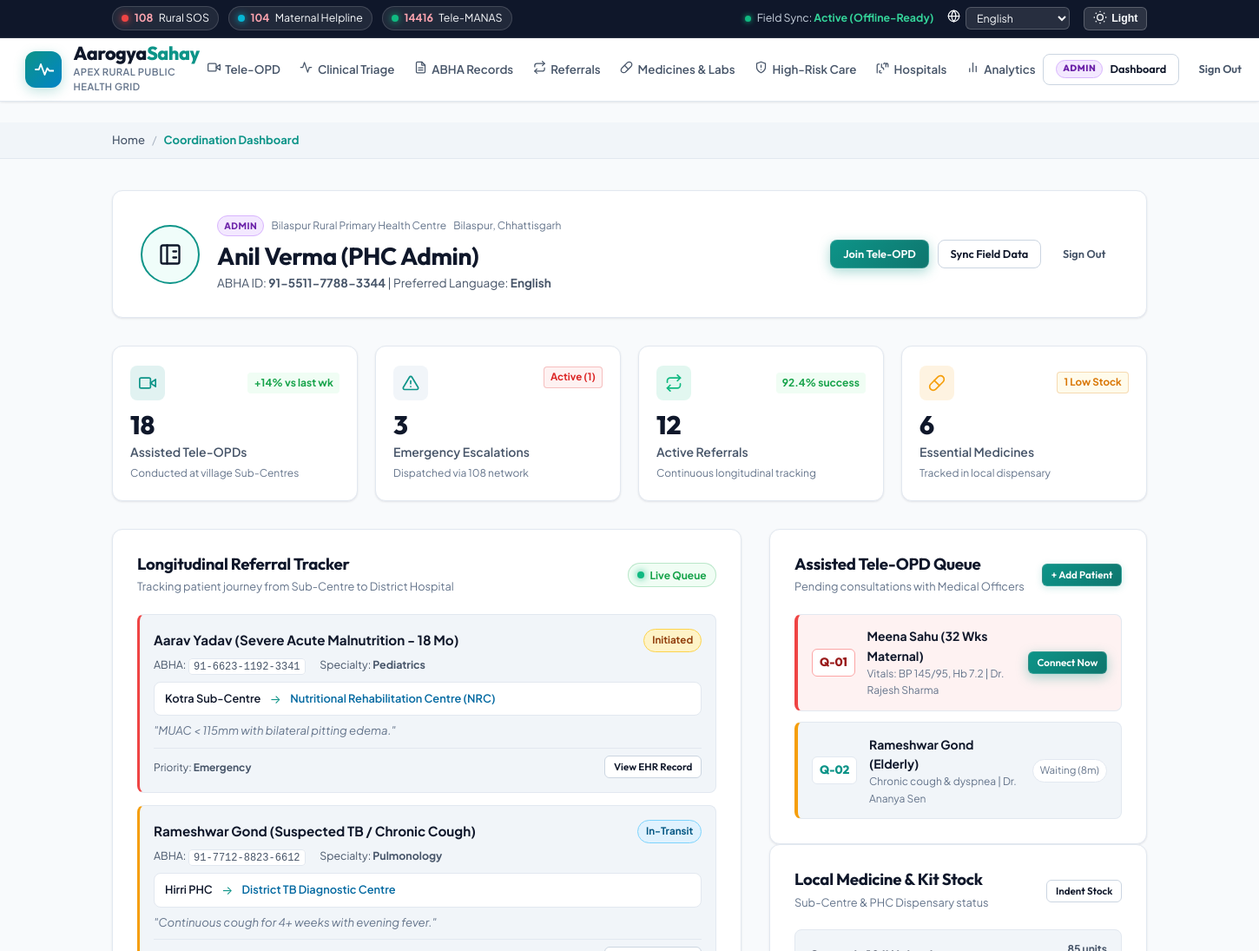
Before: /dashboard (signed in, upper part) with the older database file.
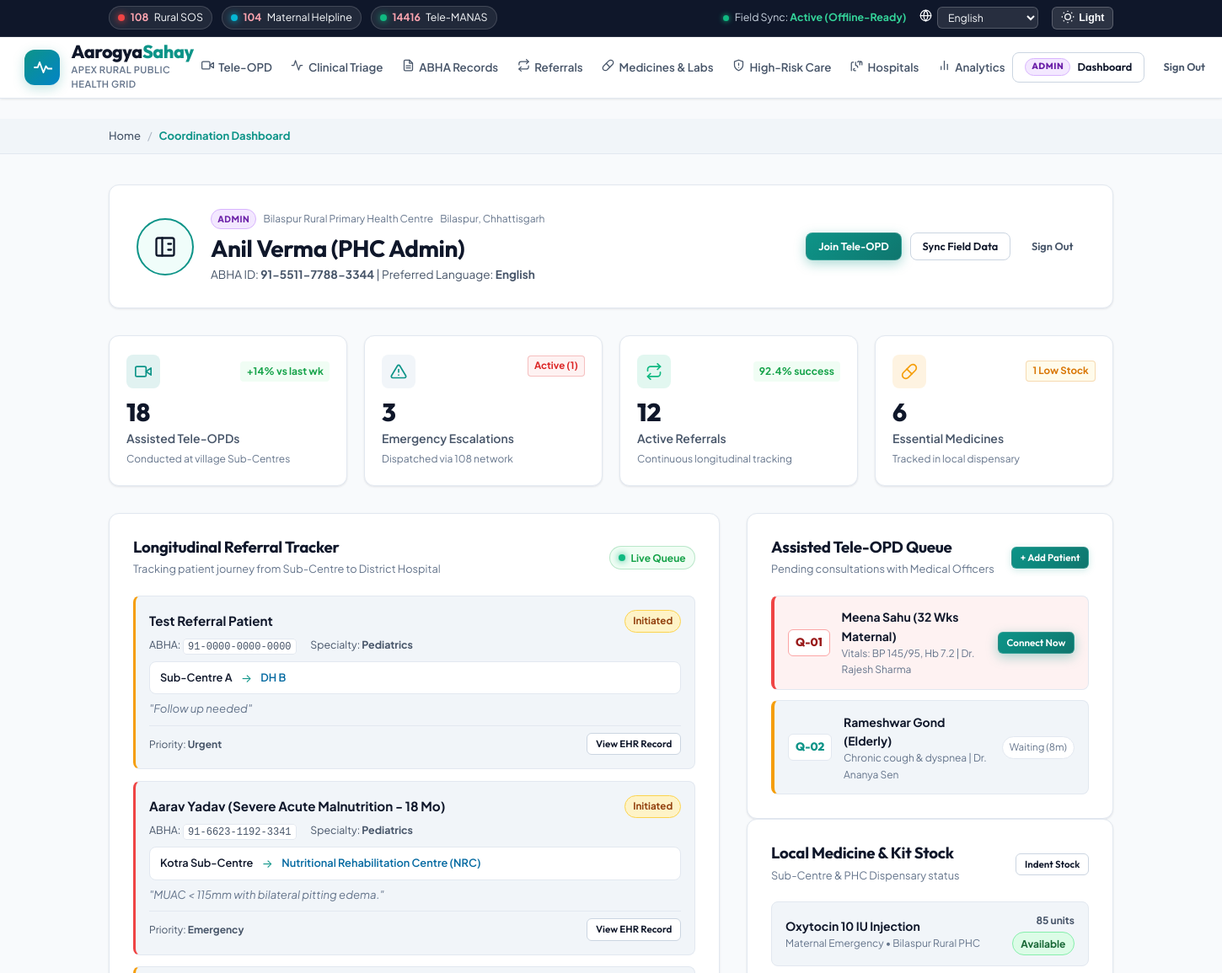
After: the same page with the newer database file.
### tables this page shows
CREATE TABLE referrals (
            id INTEGER PRIMARY KEY AUTOINCREMENT,
            patient_name TEXT NOT NULL,
            abha_id TEXT,
            source_facility TEXT NOT NULL,
            target_facility TEXT NOT NULL,
            specialty TEXT NOT NULL,
            urgency TEXT NOT NULL CHECK(urgency IN ('Normal','Urgent','Emergency')),
            status TEXT NOT NULL CHECK(status IN ('Initiated','In-Transit','Consulted','Closed')),
            notes TEXT,
            created_at TIMESTAMP DEFAULT CURRENT_TIMESTAMP
        );

CREATE TABLE medicines (
            id INTEGER PRIMARY KEY AUTOINCREMENT,
            name TEXT NOT NULL,
            category TEXT NOT NULL,
            facility_name TEXT NOT NULL,
            district TEXT NOT NULL,
            stock_status TEXT NOT NULL CHECK(stock_status IN ('Available','Low Stock','Out of Stock')),
            units INTEGER NOT NULL DEFAULT 0,
            last_updated TEXT
        );

### routes/main.py (the view)
@main_bp.route("/dashboard")
@login_required
def dashboard():
    db = get_db()
    user = db.execute("SELECT * FROM users WHERE id = ?", (session["user_id"],)).fetchone()
    referrals = db.execute("SELECT * FROM referrals ORDER BY id DESC").fetchall()
    medicines = db.execute("SELECT * FROM medicines ORDER BY stock_status ASC, units ASC").fetchall()
    teleconsults = db.execute(
        "SELECT * FROM teleconsults ORDER BY CASE priority WHEN 'Emergency' THEN 1 WHEN 'Priority' THEN 2 ELSE 3 END, id ASC"
    ).fetchall()
    high_risk_cases = db.execute(
        "SELECT * FROM high_risk_cases ORDER BY CASE status WHEN 'Critical' THEN 1 WHEN 'Due Today' THEN 2 ELSE 3 END, id ASC"
    ).fetchall()
    return render_template(
        "dashboard.html",
        user=user,
        referrals=referrals,
        medicines=medicines,
        teleconsults=teleconsults,
        high_risk_cases=high_risk_cases,
    )

### app.py (called while the page is built)
@app.context_processor
def inject_global_data():
    current_user = None
    if "user_id" in session:
        db = get_db()
        current_user = db.execute("SELECT * FROM users WHERE id = ?", (session["user_id"],)).fetchone()
    return dict(current_user=current_user)

### db.py (called while the page is built)
def get_db():
    if "db" not in g:
        g.db = sqlite3.connect(DATABASE)
        g.db.row_factory = sqlite3.Row
        g.db.execute("PRAGMA journal_mode=WAL")       # Better concurrent read perf
        g.db.execute("PRAGMA foreign_keys=ON")         # Enforce referential integrity
    return g.db

### templates/dashboard.html (shortened to what the changed rows need)
{% extends "base.html" %}
{% block content %}
<div class="dashboard-page">
    <div class="container dashboard-container">
        <div class="dashboard-banner glass-panel">
            <div class="user-greeting-flex">
                <div class="greeting-details">
                    <h1 class="greeting-name">{{ user.full_name }}</h1>
                </div>
            </div>
        </div>
        <div class="dashboard-main-grid">
            <div class="dash-column referrals-col">
                <div class="panel-card glass-panel">
                    <div class="referral-list">
                        {% for ref in referrals %}
                            <div class="referral-item urgency-{{ ref.urgency|lower }}">
                                <div class="ref-top-row">
                                    <strong class="ref-patient">{{ ref.patient_name }}</strong>
                                    <span class="badge-status status-{{ ref.status|lower }}">{{ ref.status }}</span>
                                </div>
                                <div class="ref-meta-row">
                                    <span>ABHA: <code>{{ ref.abha_id }}</code></span>
                                    <span>Specialty: <strong>{{ ref.specialty }}</strong></span>
                                </div>
                                <div class="ref-route-row">
                                    <span class="route-point">{{ ref.source_facility }}</span>
                                    <span class="route-arrow">→</span>
                                    <span class="route-point destination">{{ ref.target_facility }}</span>
                                </div>
                                <p class="ref-notes">"{{ ref.notes }}"</p>
                                <div class="ref-action-bar">
                                    <span class="urgency-label">Priority: <strong>{{ ref.urgency }}</strong></span>
                                    <a href="{{ url_for('records_page') }}?abha={{ ref.abha_id }}" class="btn btn-xs btn-outline">View EHR Record</a>
                                </div>
                            </div>
                        {% endfor %}
                    </div>
                </div>
            </div>
            <div class="dash-column queue-col">
                <div class="panel-card glass-panel">
                    <div class="mini-inventory-list">
                        {% for med in medicines %}
                            <div class="mini-med-item">
                                <div class="med-info">
                                    <strong>{{ med.name }}</strong>
                                    <small>{{ med.category }} • {{ med.facility_name }}</small>
                                </div>
                                <div class="med-stock-meta text-right">
                                    <span class="units-count">{{ med.units }} units</span>
                                    <span class="stock-badge {% if med.stock_status == 'Available' %}in-stock{% elif med.stock_status == 'Low Stock' %}low-stock{% else %}out-stock{% endif %}">
                                        {{ med.stock_status }}
                                    </span>
                                </div>
                            </div>
                        {% endfor %}
                    </div>
                </div>
            </div>
        </div>
    </div>
</div>
{% endblock %}

Changed rows visible on the page:
no longer on this page (row unchanged): referrals: patient_name "Rameshwar Gond (Suspected TB / Chronic Cough)", status "In-Transit", abha_id "91-7712-8823-6612", specialty "Pulmonology", source_facility "Hirri PHC", target_facility "District TB Diagnostic Centre", notes "Continuous cough for 4+ weeks with evening fever."
added referrals: patient_name "Test Referral Patient", status "Initiated", abha_id "91-0000-0000-0000", specialty "Pediatrics", source_facility "Sub-Centre A", target_facility "DH B", notes "Follow up needed", urgency "Urgent"
now on this page (row unchanged): medicines: name "Oxytocin 10 IU Injection", category "Maternal Emergency", facility_name "Bilaspur Rural PHC", units "85", stock_status "Available"
